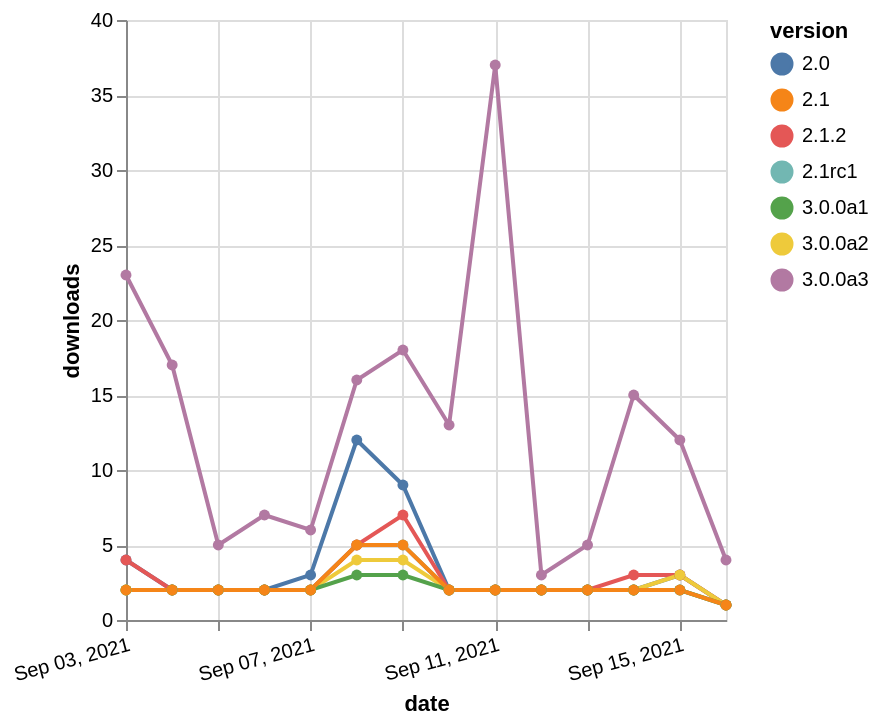

Vega-Lite specification stored for this chart:
### Vega-Lite specification from a JSON file in a GitHub repository (floating-point values rounded to 4 significant figures)
{"$schema": "https://vega.github.io/schema/vega-lite/v5.json", "description": "A simple bar chart with embedded data.", "data": {"values": [{"date": "2021-09-03", "total": 10754, "delta": 23, "version": "3.0.0a3"}, {"date": "2021-09-04", "total": 10771, "delta": 17, "version": "3.0.0a3"}, {"date": "2021-09-05", "total": 10776, "delta": 5, "version": "3.0.0a3"}, {"date": "2021-09-06", "total": 10783, "delta": 7, "version": "3.0.0a3"}, {"date": "2021-09-07", "total": 10789, "delta": 6, "version": "3.0.0a3"}, {"date": "2021-09-08", "total": 10805, "delta": 16, "version": "3.0.0a3"}, {"date": "2021-09-09", "total": 10823, "delta": 18, "version": "3.0.0a3"}, {"date": "2021-09-10", "total": 10836, "delta": 13, "version": "3.0.0a3"}, {"date": "2021-09-11", "total": 10873, "delta": 37, "version": "3.0.0a3"}, {"date": "2021-09-12", "total": 10876, "delta": 3, "version": "3.0.0a3"}, {"date": "2021-09-13", "total": 10881, "delta": 5, "version": "3.0.0a3"}, {"date": "2021-09-14", "total": 10896, "delta": 15, "version": "3.0.0a3"}, {"date": "2021-09-15", "total": 10908, "delta": 12, "version": "3.0.0a3"}, {"date": "2021-09-16", "total": 10912, "delta": 4, "version": "3.0.0a3"}, {"date": "2021-09-03", "total": 8082, "delta": 4, "version": "2.0"}, {"date": "2021-09-04", "total": 8084, "delta": 2, "version": "2.0"}, {"date": "2021-09-05", "total": 8086, "delta": 2, "version": "2.0"}, {"date": "2021-09-06", "total": 8088, "delta": 2, "version": "2.0"}, {"date": "2021-09-07", "total": 8091, "delta": 3, "version": "2.0"}, {"date": "2021-09-08", "total": 8103, "delta": 12, "version": "2.0"}, {"date": "2021-09-09", "total": 8112, "delta": 9, "version": "2.0"}, {"date": "2021-09-10", "total": 8114, "delta": 2, "version": "2.0"}, {"date": "2021-09-11", "total": 8116, "delta": 2, "version": "2.0"}, {"date": "2021-09-12", "total": 8118, "delta": 2, "version": "2.0"}, {"date": "2021-09-13", "total": 8120, "delta": 2, "version": "2.0"}, {"date": "2021-09-14", "total": 8122, "delta": 2, "version": "2.0"}, {"date": "2021-09-15", "total": 8125, "delta": 3, "version": "2.0"}, {"date": "2021-09-16", "total": 8126, "delta": 1, "version": "2.0"}, {"date": "2021-09-03", "total": 3797, "delta": 2, "version": "2.1rc1"}, {"date": "2021-09-04", "total": 3799, "delta": 2, "version": "2.1rc1"}, {"date": "2021-09-05", "total": 3801, "delta": 2, "version": "2.1rc1"}, {"date": "2021-09-06", "total": 3803, "delta": 2, "version": "2.1rc1"}, {"date": "2021-09-07", "total": 3805, "delta": 2, "version": "2.1rc1"}, {"date": "2021-09-08", "total": 3810, "delta": 5, "version": "2.1rc1"}, {"date": "2021-09-09", "total": 3815, "delta": 5, "version": "2.1rc1"}, {"date": "2021-09-10", "total": 3817, "delta": 2, "version": "2.1rc1"}, {"date": "2021-09-11", "total": 3819, "delta": 2, "version": "2.1rc1"}, {"date": "2021-09-12", "total": 3821, "delta": 2, "version": "2.1rc1"}, {"date": "2021-09-13", "total": 3823, "delta": 2, "version": "2.1rc1"}, {"date": "2021-09-14", "total": 3825, "delta": 2, "version": "2.1rc1"}, {"date": "2021-09-15", "total": 3827, "delta": 2, "version": "2.1rc1"}, {"date": "2021-09-16", "total": 3828, "delta": 1, "version": "2.1rc1"}, {"date": "2021-09-03", "total": 6368, "delta": 4, "version": "2.1.2"}, {"date": "2021-09-04", "total": 6370, "delta": 2, "version": "2.1.2"}, {"date": "2021-09-05", "total": 6372, "delta": 2, "version": "2.1.2"}, {"date": "2021-09-06", "total": 6374, "delta": 2, "version": "2.1.2"}, {"date": "2021-09-07", "total": 6376, "delta": 2, "version": "2.1.2"}, {"date": "2021-09-08", "total": 6381, "delta": 5, "version": "2.1.2"}, {"date": "2021-09-09", "total": 6388, "delta": 7, "version": "2.1.2"}, {"date": "2021-09-10", "total": 6390, "delta": 2, "version": "2.1.2"}, {"date": "2021-09-11", "total": 6392, "delta": 2, "version": "2.1.2"}, {"date": "2021-09-12", "total": 6394, "delta": 2, "version": "2.1.2"}, {"date": "2021-09-13", "total": 6396, "delta": 2, "version": "2.1.2"}, {"date": "2021-09-14", "total": 6399, "delta": 3, "version": "2.1.2"}, {"date": "2021-09-15", "total": 6402, "delta": 3, "version": "2.1.2"}, {"date": "2021-09-16", "total": 6403, "delta": 1, "version": "2.1.2"}, {"date": "2021-09-03", "total": 5786, "delta": 2, "version": "3.0.0a2"}, {"date": "2021-09-04", "total": 5788, "delta": 2, "version": "3.0.0a2"}, {"date": "2021-09-05", "total": 5790, "delta": 2, "version": "3.0.0a2"}, {"date": "2021-09-06", "total": 5792, "delta": 2, "version": "3.0.0a2"}, {"date": "2021-09-07", "total": 5794, "delta": 2, "version": "3.0.0a2"}, {"date": "2021-09-08", "total": 5798, "delta": 4, "version": "3.0.0a2"}, {"date": "2021-09-09", "total": 5802, "delta": 4, "version": "3.0.0a2"}, {"date": "2021-09-10", "total": 5804, "delta": 2, "version": "3.0.0a2"}, {"date": "2021-09-11", "total": 5806, "delta": 2, "version": "3.0.0a2"}, {"date": "2021-09-12", "total": 5808, "delta": 2, "version": "3.0.0a2"}, {"date": "2021-09-13", "total": 5810, "delta": 2, "version": "3.0.0a2"}, {"date": "2021-09-14", "total": 5812, "delta": 2, "version": "3.0.0a2"}, {"date": "2021-09-15", "total": 5815, "delta": 3, "version": "3.0.0a2"}, {"date": "2021-09-16", "total": 5816, "delta": 1, "version": "3.0.0a2"}, {"date": "2021-09-03", "total": 3169, "delta": 2, "version": "3.0.0a1"}, {"date": "2021-09-04", "total": 3171, "delta": 2, "version": "3.0.0a1"}, {"date": "2021-09-05", "total": 3173, "delta": 2, "version": "3.0.0a1"}, {"date": "2021-09-06", "total": 3175, "delta": 2, "version": "3.0.0a1"}, {"date": "2021-09-07", "total": 3177, "delta": 2, "version": "3.0.0a1"}, {"date": "2021-09-08", "total": 3180, "delta": 3, "version": "3.0.0a1"}, {"date": "2021-09-09", "total": 3183, "delta": 3, "version": "3.0.0a1"}, {"date": "2021-09-10", "total": 3185, "delta": 2, "version": "3.0.0a1"}, {"date": "2021-09-11", "total": 3187, "delta": 2, "version": "3.0.0a1"}, {"date": "2021-09-12", "total": 3189, "delta": 2, "version": "3.0.0a1"}, {"date": "2021-09-13", "total": 3191, "delta": 2, "version": "3.0.0a1"}, {"date": "2021-09-14", "total": 3193, "delta": 2, "version": "3.0.0a1"}, {"date": "2021-09-15", "total": 3195, "delta": 2, "version": "3.0.0a1"}, {"date": "2021-09-16", "total": 3196, "delta": 1, "version": "3.0.0a1"}, {"date": "2021-09-03", "total": 4160, "delta": 2, "version": "2.1"}, {"date": "2021-09-04", "total": 4162, "delta": 2, "version": "2.1"}, {"date": "2021-09-05", "total": 4164, "delta": 2, "version": "2.1"}, {"date": "2021-09-06", "total": 4166, "delta": 2, "version": "2.1"}, {"date": "2021-09-07", "total": 4168, "delta": 2, "version": "2.1"}, {"date": "2021-09-08", "total": 4173, "delta": 5, "version": "2.1"}, {"date": "2021-09-09", "total": 4178, "delta": 5, "version": "2.1"}, {"date": "2021-09-10", "total": 4180, "delta": 2, "version": "2.1"}, {"date": "2021-09-11", "total": 4182, "delta": 2, "version": "2.1"}, {"date": "2021-09-12", "total": 4184, "delta": 2, "version": "2.1"}, {"date": "2021-09-13", "total": 4186, "delta": 2, "version": "2.1"}, {"date": "2021-09-14", "total": 4188, "delta": 2, "version": "2.1"}, {"date": "2021-09-15", "total": 4190, "delta": 2, "version": "2.1"}, {"date": "2021-09-16", "total": 4191, "delta": 1, "version": "2.1"}]}, "width": "container", "mark": {"type": "line", "point": {"filled": true}}, "encoding": {"x": {"field": "date", "type": "temporal", "timeUnit": "yearmonthdate", "title": "date", "axis": {"labelAngle": -15}}, "y": {"field": "delta", "type": "quantitative", "title": "downloads"}, "color": {"field": "version", "type": "nominal"}, "tooltip": {"field": "delta"}}}
